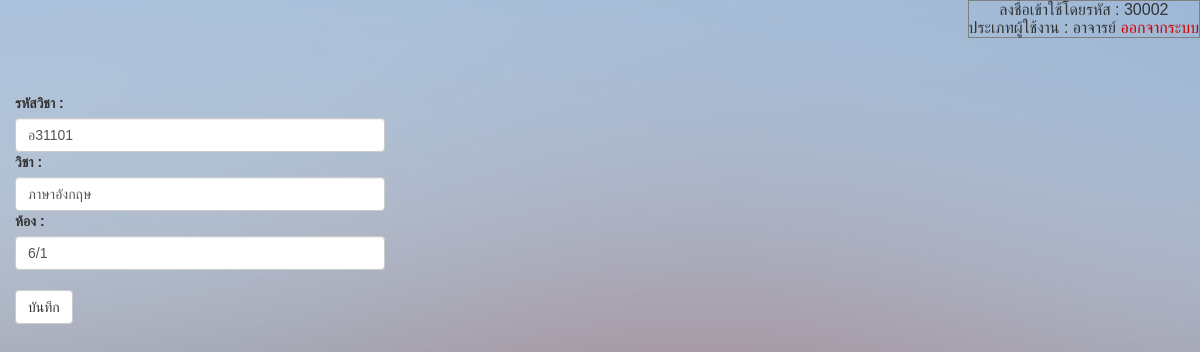
/html5up-dimension/subject_edit.php?subjectID=อ31101&class=6/1 (signed in), run on the app's committed database.
### tables this page shows
CREATE TABLE `subject` (
  `subjectID` varchar(255) NOT NULL,
  `subject` varchar(255) NOT NULL,
  `class` varchar(11) NOT NULL,
  `teacherID` int(11) NOT NULL,
  `update` datetime NOT NULL
);

### html5up-dimension/subject_edit.php (the view, shortened to what this page needs)
<?php
if (!$_SESSION["uname"]){
	  Header("Location: Login.php");
}else{?>
<html>
	<head>
    <link rel="stylesheet" href="https://maxcdn.bootstrapcdn.com/bootstrap/3.3.7/css/bootstrap.min.css">
	</head>
<div class="abcd">
	<body background="/images/bg.jpg">
    <div align="right" class="a" >
      <table border="1">
      		<td>
    		  <center> ลงชื่อเข้าใช้โดยรหัส :
    			<?php echo($_SESSION['userID']);?><br>
          ประเภทผู้ใช้งาน : <?php echo($_SESSION['typeUser']);?>
    			<a href="logout.php"><font color="#CC0000">ออกจากระบบ</font></a></center>
        </td>
        </table>
    </div>
<br><br>
<form name="form1" method="post" action="subject_edit2.php?subjectID=<?php echo $_GET["subjectID"];?>&class=<?php echo $_GET["class"];?>" enctype="multipart/form-data">
        <?php
        include ("connectDB.php");
        $strSQL = mysqli_query($mysqli,"SELECT * FROM subject WHERE subjectID='".$_GET["subjectID"]."' and class='".$_GET["class"]."'");
        $objResult = mysqli_fetch_array($strSQL);
        ?>
        <div class="form-group">
          <div class="col-xs-4">
          <label for="idPD">รหัสวิชา : </label>
          <input class="form-control"  type="text" name="subjectID" value="<?php echo $objResult["subjectID"];?>">
          <label for="idPD">วิชา : </label>
          <input class="form-control"  type="text" name="subject" value="<?php echo $objResult["subject"];?>">
          <label for="idPD">ห้อง : </label>
          <input class="form-control"  type="text" name="class" value="<?php echo $objResult["class"];?>">
          <br>
          <button type="submit" class="btn btn-default">บันทึก</button>
        </div>
        </div>
	</body>
</html>
<?php }?>

### html5up-dimension/subject_edit.php (style rules this page uses)
div.abcd { font-family: "FontAwesome",sans-serif; }

### data on the page
subject: subjectID "อ31101", subject "ภาษาอังกฤษ", class "6/1"

### other printed values
$_SESSION['userID'] "30002"
$_SESSION['typeUser'] "อาจารย์"
